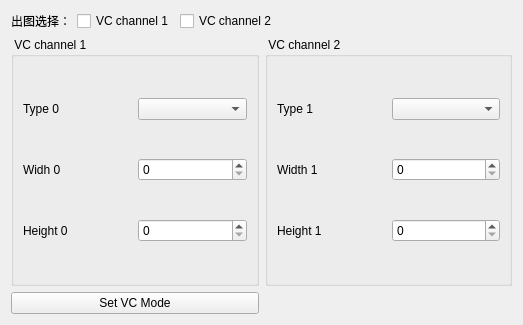
<?xml version="1.0" encoding="UTF-8"?>
<ui version="4.0">
 <class>QVCSeting</class>
 <widget class="QWidget" name="QVCSeting">
  <property name="geometry">
   <rect>
    <x>0</x>
    <y>0</y>
    <width>523</width>
    <height>325</height>
   </rect>
  </property>
  <property name="windowTitle">
   <string>Form</string>
  </property>
  <layout class="QGridLayout" name="gridLayout">
   <item row="1" column="0">
    <widget class="QGroupBox" name="groupBox">
     <property name="sizePolicy">
      <sizepolicy hsizetype="Preferred" vsizetype="Expanding">
       <horstretch>0</horstretch>
       <verstretch>0</verstretch>
      </sizepolicy>
     </property>
     <property name="title">
      <string> VC channel 1</string>
     </property>
     <layout class="QGridLayout" name="gridLayout_2">
      <item row="1" column="0">
       <widget class="QLabel" name="label_2">
        <property name="text">
         <string>Widh 0</string>
        </property>
       </widget>
      </item>
      <item row="2" column="0">
       <widget class="QLabel" name="label_3">
        <property name="text">
         <string>Height 0</string>
        </property>
       </widget>
      </item>
      <item row="1" column="1">
       <widget class="QDoubleSpinBox" name="VC0WidthSpin">
        <property name="decimals">
         <number>0</number>
        </property>
        <property name="maximum">
         <double>65532.000000000000000</double>
        </property>
       </widget>
      </item>
      <item row="0" column="0">
       <widget class="QLabel" name="VC0edit">
        <property name="text">
         <string>Type 0</string>
        </property>
       </widget>
      </item>
      <item row="0" column="1">
       <widget class="QComboBox" name="VC0comboBox"/>
      </item>
      <item row="2" column="1">
       <widget class="QDoubleSpinBox" name="VC0HeightSpin">
        <property name="decimals">
         <number>0</number>
        </property>
        <property name="maximum">
         <double>65532.000000000000000</double>
        </property>
       </widget>
      </item>
     </layout>
    </widget>
   </item>
   <item row="1" column="1">
    <widget class="QGroupBox" name="groupBox_2">
     <property name="sizePolicy">
      <sizepolicy hsizetype="Preferred" vsizetype="Expanding">
       <horstretch>0</horstretch>
       <verstretch>0</verstretch>
      </sizepolicy>
     </property>
     <property name="title">
      <string> VC channel 2</string>
     </property>
     <layout class="QGridLayout" name="gridLayout_3">
      <item row="0" column="0">
       <widget class="QLabel" name="VC1Edit">
        <property name="text">
         <string>Type 1</string>
        </property>
       </widget>
      </item>
      <item row="1" column="0">
       <widget class="QLabel" name="label_5">
        <property name="text">
         <string>Width 1</string>
        </property>
       </widget>
      </item>
      <item row="0" column="1">
       <widget class="QComboBox" name="VC1comboBox"/>
      </item>
      <item row="2" column="0">
       <widget class="QLabel" name="label_6">
        <property name="text">
         <string>Height 1</string>
        </property>
       </widget>
      </item>
      <item row="1" column="1">
       <widget class="QDoubleSpinBox" name="VC1WidthSpin">
        <property name="decimals">
         <number>0</number>
        </property>
        <property name="maximum">
         <double>65532.000000000000000</double>
        </property>
       </widget>
      </item>
      <item row="2" column="1">
       <widget class="QDoubleSpinBox" name="VC1HeightSpin">
        <property name="decimals">
         <number>0</number>
        </property>
        <property name="maximum">
         <double>65532.000000000000000</double>
        </property>
       </widget>
      </item>
     </layout>
    </widget>
   </item>
   <item row="0" column="0" colspan="2">
    <layout class="QHBoxLayout" name="horizontalLayout_2">
     <item>
      <widget class="QLabel" name="label">
       <property name="text">
        <string>出图选择：</string>
       </property>
      </widget>
     </item>
     <item>
      <widget class="QCheckBox" name="VC0Box">
       <property name="text">
        <string>VC channel 1</string>
       </property>
      </widget>
     </item>
     <item>
      <widget class="QCheckBox" name="VC1Box">
       <property name="text">
        <string>VC channel 2</string>
       </property>
      </widget>
     </item>
     <item>
      <spacer name="horizontalSpacer">
       <property name="orientation">
        <enum>Qt::Horizontal</enum>
       </property>
       <property name="sizeHint" stdset="0">
        <size>
         <width>40</width>
         <height>20</height>
        </size>
       </property>
      </spacer>
     </item>
    </layout>
   </item>
   <item row="2" column="0">
    <widget class="QPushButton" name="SetButton">
     <property name="text">
      <string>Set VC Mode</string>
     </property>
    </widget>
   </item>
  </layout>
 </widget>
 <resources/>
 <connections/>
</ui>
